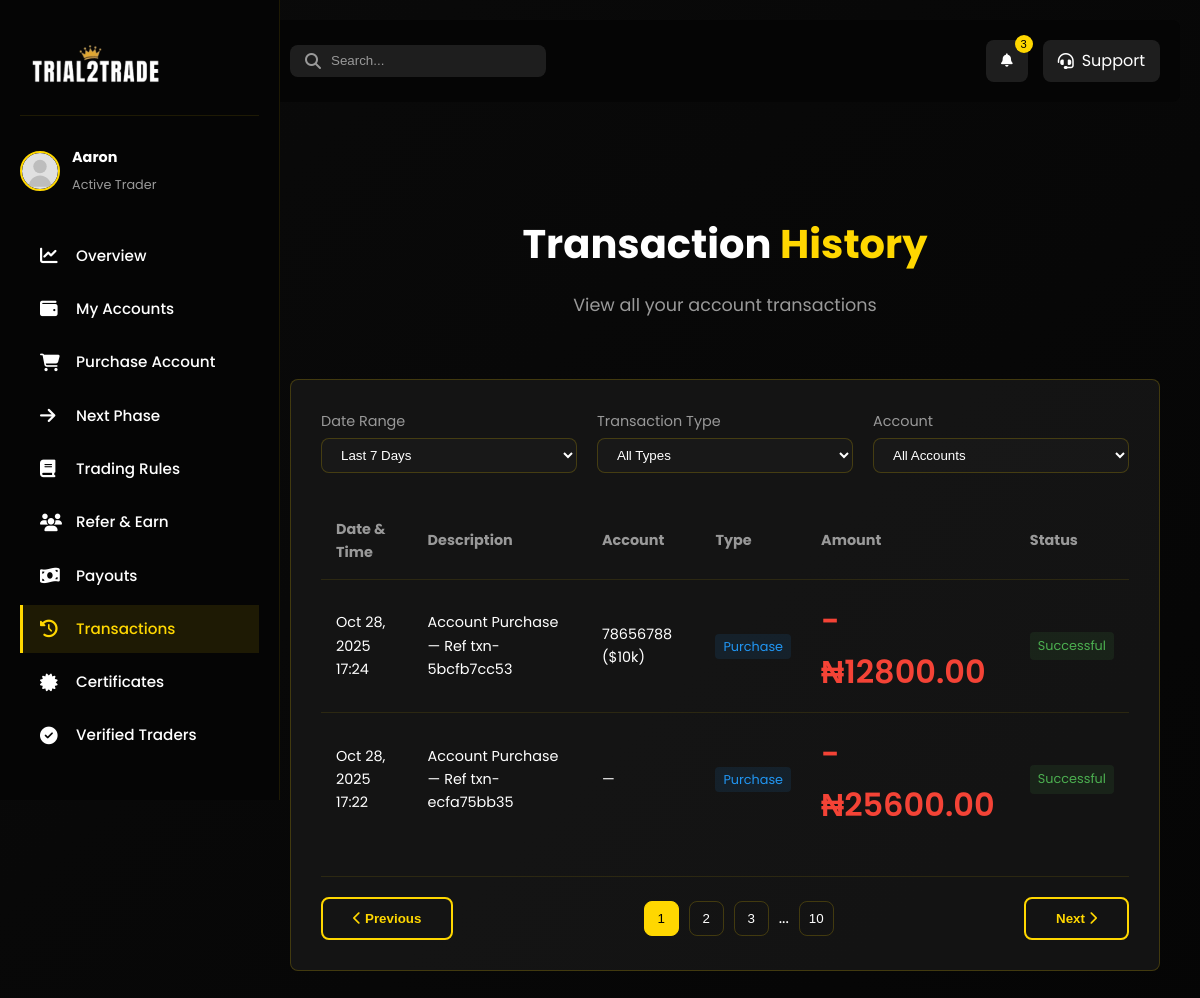
Before: /dashboard-transactions/ (signed in) with the older database file.
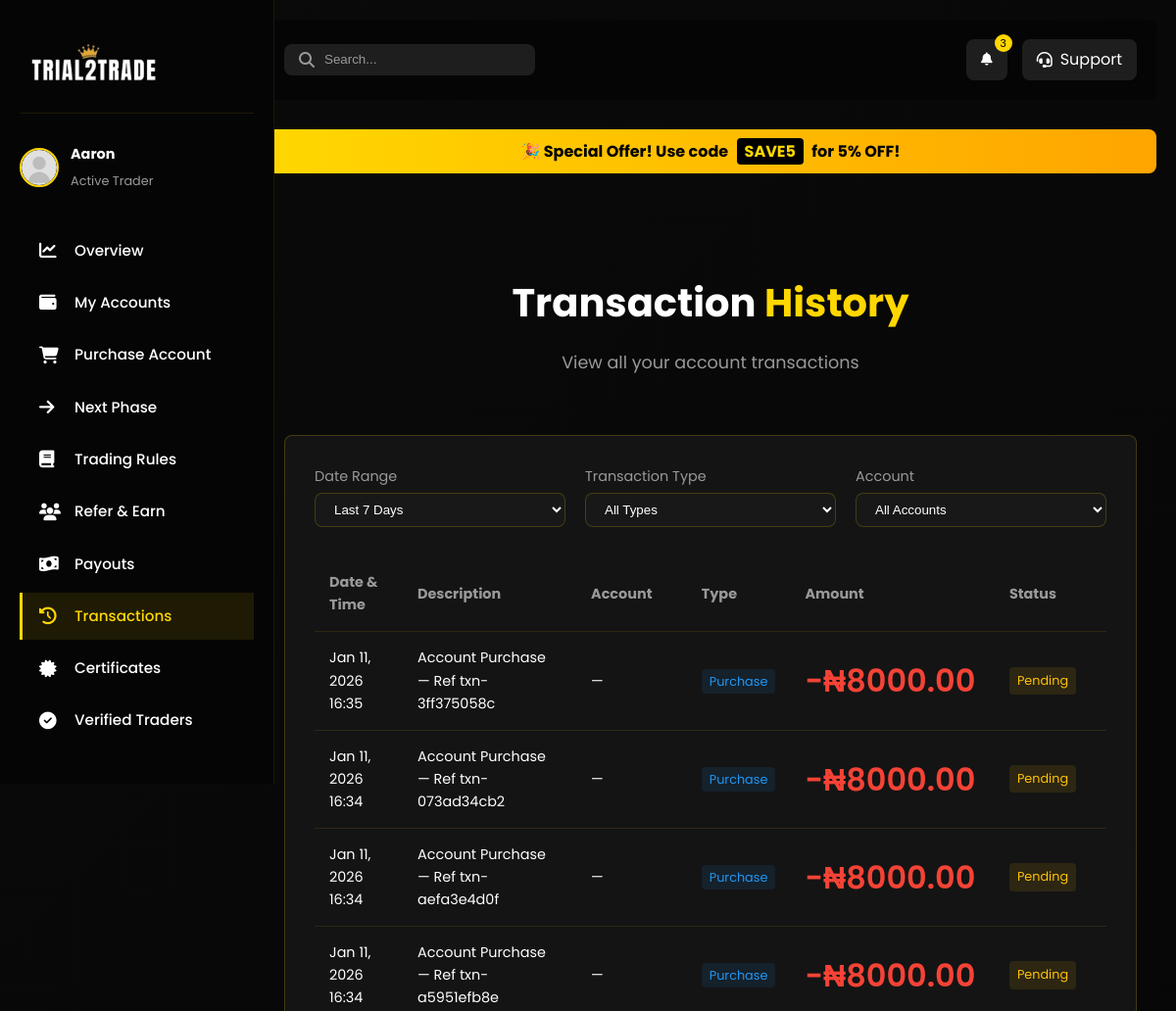
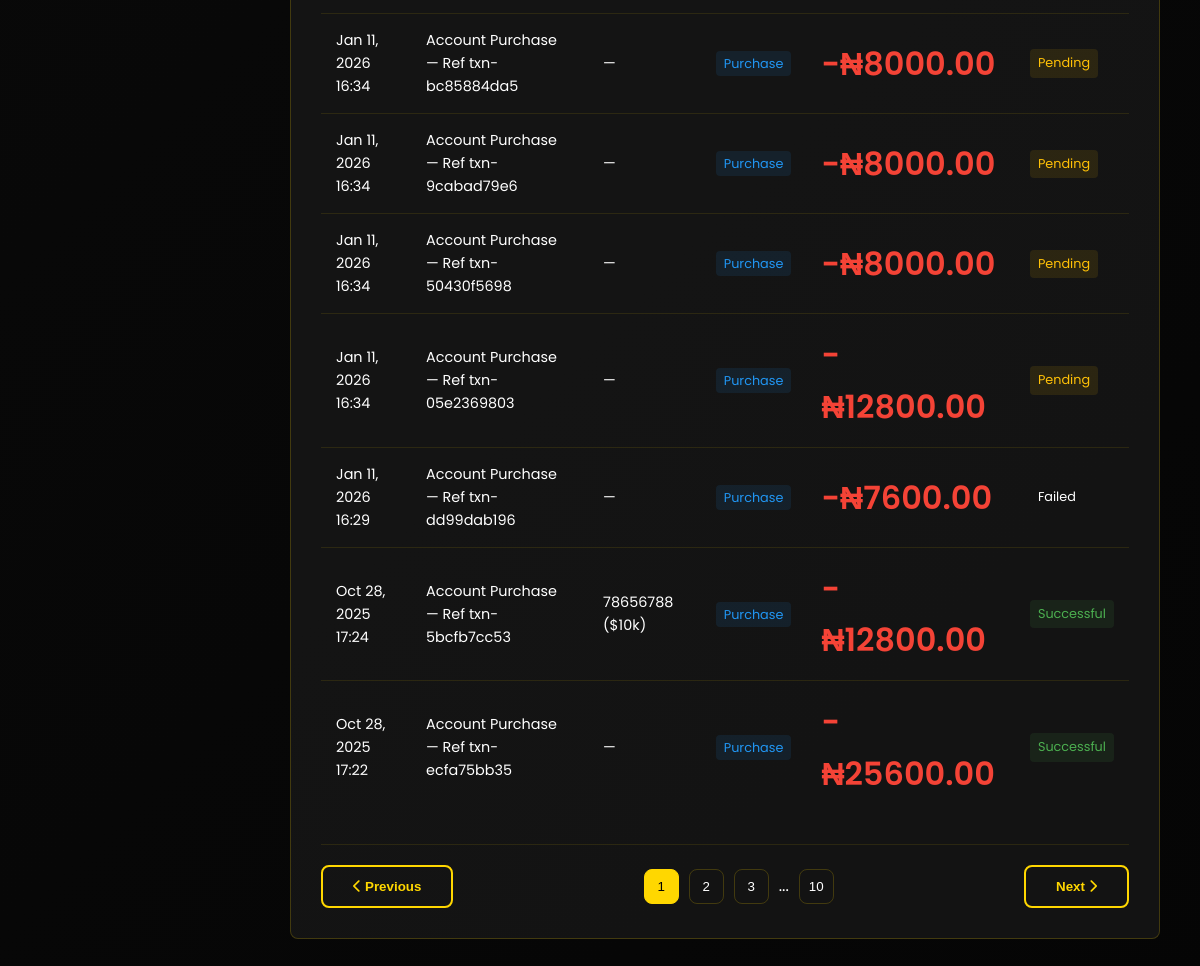
After: the same page with the newer database file (2 pictures, top to bottom).
### main/models.py (models this page shows, shortened)
class CustomUser(AbstractUser):
    first_name = models.CharField(max_length=20)
    last_name = models.CharField(max_length=20)
    username = models.CharField(max_length=20, unique=True)
    email = models.EmailField(unique=True)
    phone_number = models.CharField(max_length=15, null=True, unique=True)
    email_verification_code = models.CharField(max_length=6, blank=True, null=True)
    email_verification_expires = models.DateTimeField(blank=True, null=True)
    verification_code = models.CharField(max_length=6, null=True, blank=True)
    verification_code_expires = models.DateTimeField(null=True, blank=True)
    password_reset_code = models.CharField(max_length=6, blank=True, null=True)
    password_reset_expires = models.DateTimeField(blank=True, null=True)
    referral_code = models.CharField(max_length=20, unique=True, blank=True, null=True)
    referred_by = models.ForeignKey('self', on_delete=models.SET_NULL, null=True, blank=True, related_name='referrals')
    USERNAME_FIELD = 'email'
    REQUIRED_FIELDS = ['username']
    class Meta:
        verbose_name = 'User'
        verbose_name_plural = 'Users'

class Purchase(models.Model):
    PAYMENT_STATUS_CHOICES = (
        ('pending', 'Pending'),
        ('successful', 'Successful'),
        ('failed', 'Failed'),
    )
    user = models.ForeignKey(CustomUser, on_delete=models.CASCADE, related_name='purchases')
    amount = models.DecimalField(max_digits=10, decimal_places=2)
    tx_ref = models.CharField(max_length=200, unique=True)
    verified = models.BooleanField(default=False)
    created_at = models.DateTimeField(auto_now_add=True)
    payment_status = models.CharField(max_length=20, choices=PAYMENT_STATUS_CHOICES, default='pending')
    flutterwave_reference = models.CharField(max_length=200, blank=True, null=True)
    account = models.OneToOneField(MT5Account, on_delete=models.SET_NULL, null=True, blank=True, related_name='purchase')

class MT5Account(models.Model):
    ACCOUNT_STATUS_CHOICES = (
        ('available', 'Available'),
        ('assigned', 'Assigned'),
        ('active', 'Active'),
        ('breached', 'Breached'),
        ('inactive', 'Inactive'),
    )
    ACCOUNT_SIZE_CHOICES = (
        ('$5k', '$5k'),
        ('$10k', '$10k'),
        ('$25k', '$25k'),
        ('$50k', '$50k'),
    )
    ACCOUNT_TYPE_CHOICES = (
        ('trial', 'Trial'),
        ('funded_phase_1', 'Funded Phase 1'),
        ('funded_phase_2', 'Funded Phase 2'),
        ('funded_live', 'Live Funded'),
    )
    user = models.ForeignKey(CustomUser, on_delete=models.SET_NULL, null=True, blank=True, related_name='mt5_accounts')
    account_size = models.CharField(max_length=10, choices=ACCOUNT_SIZE_CHOICES, default='$5k')
    login = models.CharField(max_length=100, unique=True)
    password = models.CharField(max_length=200)
    server = models.CharField(max_length=200, blank=True)
    assigned = models.BooleanField(default=False)
    status = models.CharField(max_length=50, choices=ACCOUNT_STATUS_CHOICES, default='available')
    account_type = models.CharField(max_length=20, choices=ACCOUNT_TYPE_CHOICES, default='trial')
    balance = models.DecimalField(max_digits=15, decimal_places=2, null=True, blank=True)
    equity = models.DecimalField(max_digits=15, decimal_places=2, null=True, blank=True)
    profit = models.DecimalField(max_digits=15, decimal_places=2, null=True, blank=True)
    drawdown = models.DecimalField(max_digits=10, decimal_places=2, null=True, blank=True)
    initial_balance = models.DecimalField(max_digits=15, decimal_places=2, null=True, blank=True)
    last_updated = models.DateTimeField(null=True, blank=True)
    daily_max_drawdown = models.DecimalField(max_digits=10, decimal_places=2, null=True, blank=True)
    equity_open_day = models.DecimalField(max_digits=15, decimal_places=2, null=True, blank=True)
    equity_open_day_date = models.DateField(null=True, blank=True)
    assigned_date = models.DateTimeField(null=True, blank=True)

class DiscountCode(models.Model):
    code = models.CharField(max_length=50, unique=True)
    percentage = models.PositiveIntegerField(default=0)
    is_active = models.BooleanField(default=True)
    created_at = models.DateTimeField(auto_now_add=True)

### main/views.py (the view)
# urls.py: path('dashboard-transactions/', views.dashboard_transactions, name='dashboard_transactions'),
@login_required(login_url='/login_user')
def dashboard_transactions(request):
    purchases = Purchase.objects.filter(user=request.user).order_by('-created_at')
    return render(request, 'main/dashboard-transactions.html', {'purchases': purchases, 'global_alert': get_active_global_alert()})

### main/templates/main/dashboard-transactions.html (shortened to what this page needs)
{% load static %}
<!DOCTYPE html>
<html lang="en">
<head>
    <link rel="stylesheet" href="{% static 'css/style.css' %}">
    <link rel="stylesheet" href="{% static 'css/dashboard.css' %}">
    <link rel="stylesheet" href="{% static 'css/dashboard-nav.css' %}">
    <link rel="stylesheet" href="https://cdnjs.cloudflare.com/ajax/libs/font-awesome/6.4.0/css/all.min.css">
    <link rel="stylesheet" href="{% static 'css/mobile-nav.css' %}">
</head>
<body>
    <nav class="dashboard-nav">
        <div class="nav-logo">
            <img src="{% static 'images/logob.png' %}" alt="Trial2Trade Logo" style="width: 130px; height: 75px;">
        </div>
            <div class="user-info">
                <img src="{% static 'images/avatar-placeholder.svg' %}" alt="User Avatar" class="avatar">
                <div class="user-details">
                    <h4 class="user-name">{{ request.user.first_name|default:request.user.username }}</h4>
                    <span class="user-status">Active Trader</span>
                </div>
            </div>
        <div class="nav-menu">
            <a href="{% url 'index' %}" class="nav-item">
                <i class="fas fa-chart-line"></i>
                <span>Overview</span>
            </a>
            <a href="{% url 'dashboard_accounts' %}" class="nav-item">
                <i class="fas fa-wallet"></i>
                <span>My Accounts</span>
            </a>
            <a href="{% url 'dashboard_purchase' %}" class="nav-item">
                <i class="fas fa-shopping-cart"></i>
                <span>Purchase Account</span>
            </a>
            <a href="{% url 'dashboard_next_phase' %}" class="nav-item">
                <i class="fas fa-arrow-right"></i>
                <span>Next Phase</span>
            </a>
            <a href="{% url 'dashboard_rules' %}" class="nav-item">
                <i class="fas fa-book"></i>
                <span>Trading Rules</span>
            </a>
            <a href="{% url 'dashboard_referral' %}" class="nav-item">
                <i class="fas fa-users"></i>
                <span>Refer & Earn</span>
            </a>
            <a href="{% url 'dashboard_payouts' %}" class="nav-item">
                <i class="fas fa-money-bill-wave"></i>
                <span>Payouts</span>
            </a>
            <a href="{% url 'dashboard_transactions' %}" class="nav-item active">
                <i class="fas fa-history"></i>
                <span>Transactions</span>
            </a>
            <a href="{% url 'dashboard_certificates' %}" class="nav-item">
                <i class="fas fa-certificate"></i>
                <span>Certificates</span>
            </a>
            <a href="{% url 'dashboard_verified_traders' %}" class="nav-item">
                <i class="fas fa-check-circle"></i>
                <span>Verified Traders</span>
            </a>
            <a href="{% url 'logout_user' %}" class="logout-btn">
                <span>Logout</span>
            </a>
        </div>
    </nav>
    <main class="dashboard-content">
        <header class="dashboard-header">
            <div class="header-search">
                <i class="fas fa-search"></i>
                <input type="text" placeholder="Search...">
            </div>
            <div class="header-actions">
                <button class="notification-btn">
                    <i class="fas fa-bell"></i>
                    <span class="notification-badge">3</span>
                </button>
                <a href="mailto:info@trial2trade.com" class="support-btn">
                    <i class="fas fa-headset"></i>
                    <span>Support</span>
                </a>
            </div>
        </header>
        {% if active_discount_code %}
        <div class="discount-banner" style="background: linear-gradient(90deg, #FFD700, #FFA500); color: #000; padding: 10px; text-align: center; font-weight: bold; margin-bottom: 20px; border-radius: 8px; margin-top: 20px;">
            🎉 Special Offer! Use code <span style="background: #000; color: #FFD700; padding: 2px 8px; border-radius: 4px; margin: 0 5px;">{{ active_discount_code.code }}</span> for {{ active_discount_code.percentage }}% OFF!
        </div>
        {% endif %}
        <section class="dashboard-section active">
            <div class="section-header">
                <h2>Transaction <span class="highlight">History</span></h2>
                <p>View all your account transactions</p>
            </div>
            <div class="transactions-container">
                <div class="transactions-filters">
                    <div class="filter-group">
                        <label>Date Range</label>
                        <select>
                            <option>Last 7 Days</option>
                        </select>
                    </div>
                    <div class="filter-group">
                        <label>Transaction Type</label>
                        <select>
                            <option>All Types</option>
                        </select>
                    </div>
                    <div class="filter-group">
                        <label>Account</label>
                        <select>
                            <option>All Accounts</option>
                        </select>
                    </div>
                </div>
                <div class="transactions-table">
                    <table>
                        <thead>
                            <tr>
                                <th>Date & Time</th>
                                <th>Description</th>
                                <th>Account</th>
                                <th>Type</th>
                                <th>Amount</th>
                                <th>Status</th>
                            </tr>
                        </thead>
                        <tbody>
                            {% if purchases %}
                            {% for p in purchases %}
                            <tr>
                                <td>{{ p.created_at|date:"M d, Y H:i" }}</td>
                                <td>Account Purchase{% if p.tx_ref %} — Ref {{ p.tx_ref }}{% endif %}</td>
                                <td>
                                    {% if p.account %}
                                        {{ p.account.login }} ({{ p.account.account_size }})
                                    {% else %}
                                        —
                                    {% endif %}
                                </td>
                                <td><span class="transaction-type purchase">Purchase</span></td>
                                <td class="amount negative">-₦{{ p.amount|floatformat:2 }}</td>
                                <td>
                                    <span class="status {% if p.payment_status == 'successful' %}completed{% elif p.payment_status == 'pending' %}pending{% elif p.payment_status == 'failed' %}danger{% else %}pending{% endif %}">{{ p.payment_status|title }}</span>
                                </td>
                            </tr>
                            {% endfor %}
                            {% else %}
                            <tr>
                                <td colspan="6" style="text-align:center;">No transactions yet.</td>
                            </tr>
                            {% endif %}
                        </tbody>
                    </table>
                </div>
                <div class="transactions-pagination">
                    <button class="btn secondary-btn"><i class="fas fa-chevron-left"></i> Previous</button>
                    <div class="page-numbers">
                        <button class="active">1</button>
                        <button>2</button>
                        <button>3</button>
                        <span>...</span>
                        <button>10</button>
                    </div>
                    <button class="btn secondary-btn">Next <i class="fas fa-chevron-right"></i></button>
                </div>
            </div>
        </section>
    </main>
</body>
</html>

Changed rows visible on the page:
added DiscountCode: code "SAVE5", percentage "5"
added Purchase: created_at "Jan 11, 2026 16:35", tx_ref "txn-3ff375058c", amount "8000.00", payment_status "Pending"
added Purchase: created_at "Jan 11, 2026 16:34", tx_ref "txn-073ad34cb2", amount "8000.00", payment_status "Pending"
added Purchase: created_at "Jan 11, 2026 16:34", tx_ref "txn-aefa3e4d0f", amount "8000.00", payment_status "Pending"
added Purchase: created_at "Jan 11, 2026 16:34", tx_ref "txn-a5951efb8e", amount "8000.00", payment_status "Pending"
added Purchase: created_at "Jan 11, 2026 16:34", tx_ref "txn-bc85884da5", amount "8000.00", payment_status "Pending"
added Purchase: created_at "Jan 11, 2026 16:34", tx_ref "txn-9cabad79e6", amount "8000.00", payment_status "Pending"
added Purchase: created_at "Jan 11, 2026 16:34", tx_ref "txn-50430f5698", amount "8000.00", payment_status "Pending"
added Purchase: created_at "Jan 11, 2026 16:34", tx_ref "txn-05e2369803", amount "12800.00", payment_status "Pending"
added Purchase: created_at "Jan 11, 2026 16:29", tx_ref "txn-dd99dab196", amount "7600.00", payment_status "Failed"
Other visible differences:
text now shown: "🎉 Special Offer! Use code for % OFF!"
